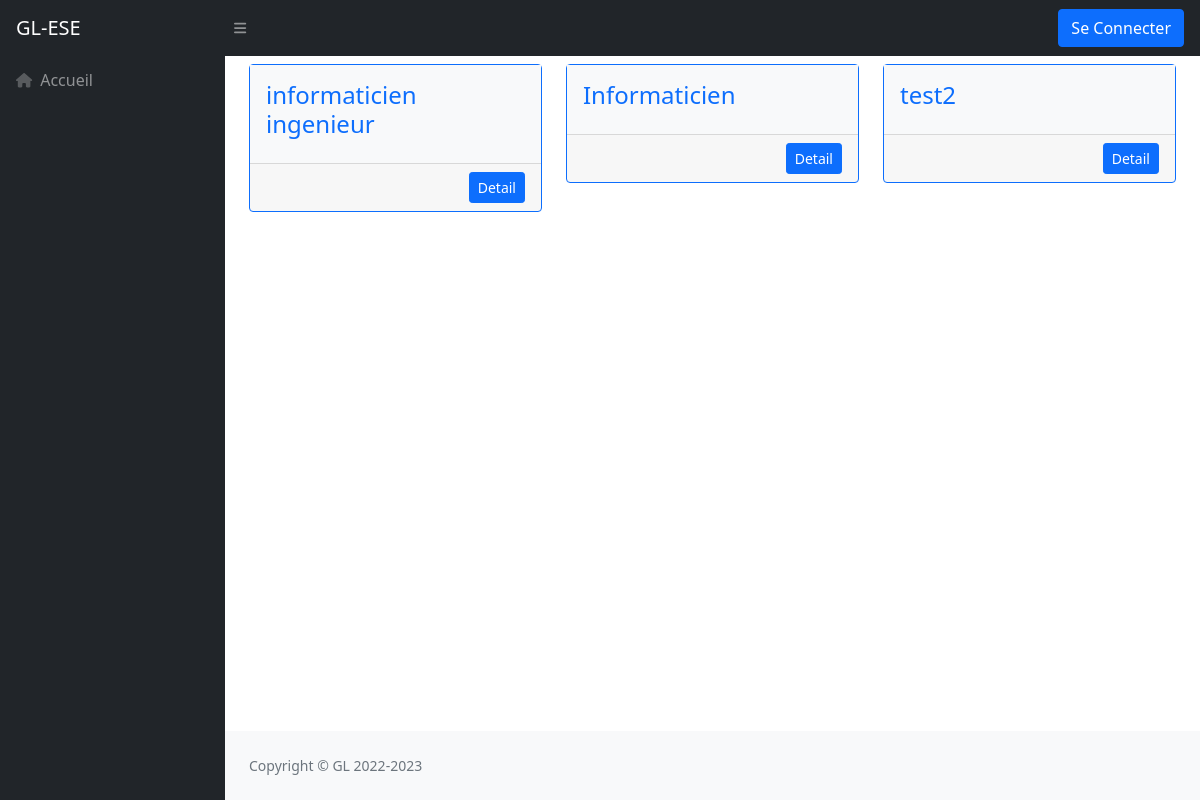
The app's page /?page=listeOffre with its own data.
### tables this page shows
CREATE TABLE `offre` (
  `idOffre` int(11) NOT NULL,
  `numero` varchar(255) NOT NULL,
  `dateOffre` varchar(25) NOT NULL,
  `poste` varchar(255) NOT NULL,
  `description` text NOT NULL,
  `etatOffre` int(11) NOT NULL DEFAULT 0,
  `competence` text NOT NULL,
  `typeOffre` varchar(50) NOT NULL,
  `DatePub` varchar(50) NOT NULL
);

### models/offreModel.php (called while the page is built, shortened)
<?php
    require_once("bd.php");
    function getOffres(){
       global $connexion;
       $sql="SELECT *FROM offre";
       return $connexion->query($sql)->fetchAll();
    }
    function getOffrePub(){
        global $connexion;
        $sql="SELECT * FROM offre WHERE etatOffre=1";
        return $connexion->query($sql)->fetchAll();
    }
?>

### pages/listeOffre.php (the view)
<div class="row">
    <?php
    foreach ($listeOffresP as $key => $offre) { ?>
        <div class="col-md-4 mb-3 ">
            <div class="card border border-primary">
                <div class="card-body bg-light text-primary">
                    <h4><?= $offre['poste']?></h4>
                </div>
                <div class="card-footer">
                    <a href="?page=detailOffre&idOffre=<?= $offre['idOffre'] ?>"  class="btn btn-primary btn-sm float-end">Detail</a>
                </div>
            </div>
        </div>
    <?php  }  ?>
</div>

### records on screen
offre: poste "informaticien ingenieur"
offre: poste "Informaticien"
offre: poste "test2"
